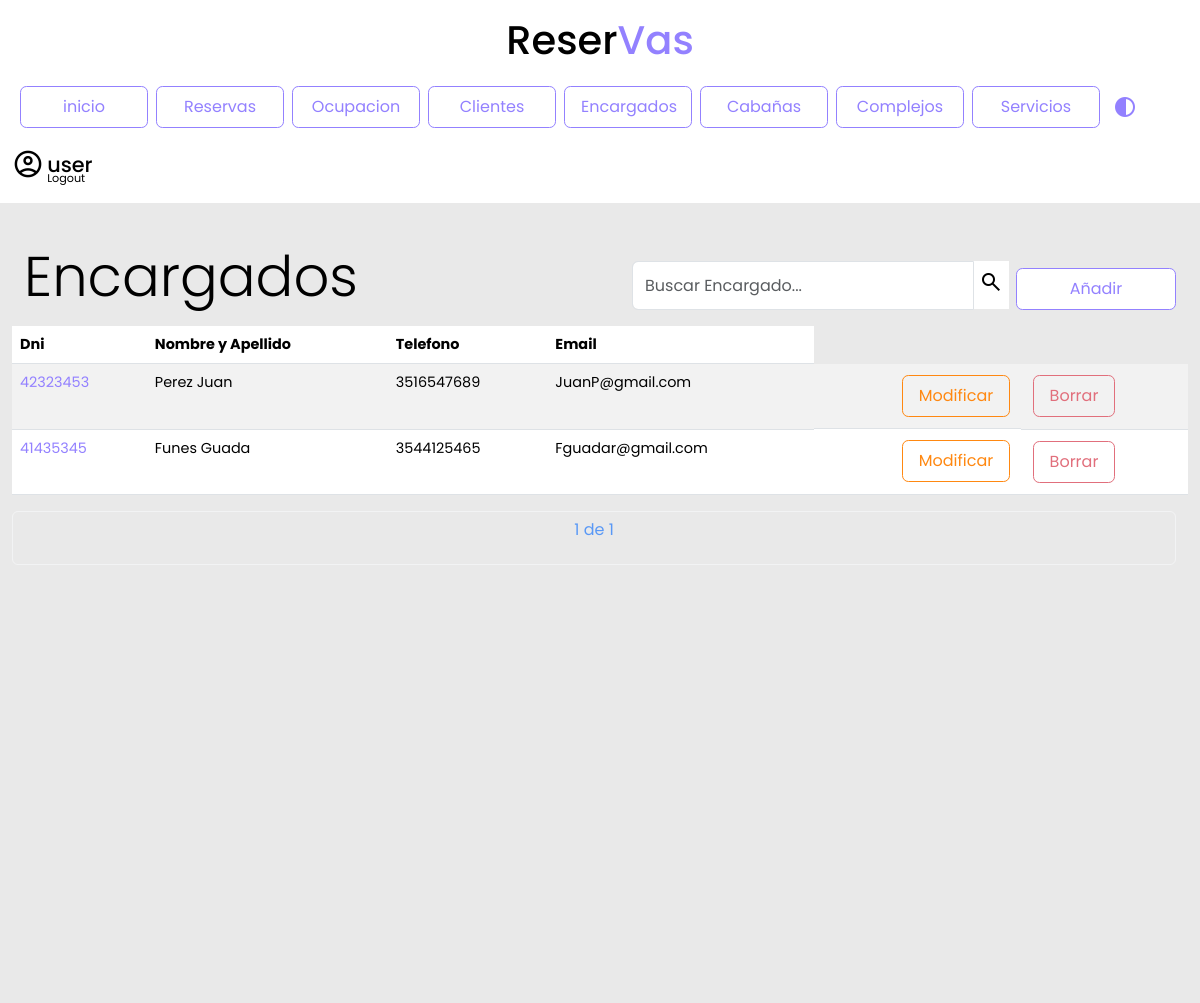
Page /encargados/ (signed in) on the committed database.
### reservas/models.py (models this page shows, shortened)
class Encargado(models.Model):
    dni = models.IntegerField()
    apellido_nombre = models.CharField(max_length=100)
    telefono = models.CharField(max_length=30)
    email = models.CharField(max_length=50, default="user@gmail.com")

### reservas/views.py (the view)
# urls.py: path('encargados/', views.lista_encargados.as_view(), name='lista_encargados'),
class lista_encargados(LoginRequiredMixin, ListView):
    login_url = '/login/'
    model = Encargado
    template_name = 'lista_encargados.html'
    context_object_name = 'encargados'
    paginate_by = 10
    def get_queryset(self):
        query = self.request.GET.get('q','')
        encargados = Encargado.objects.filter(
            Q(apellido_nombre__icontains=query) |
            Q(dni__icontains=query)
        )
        return encargados

### reservas/templates/lista_encargados.html (shortened to what this page needs)
{% include 'navbar.html' %}
{% load static %}
{% block content %}
<div class="contenedor">
 <div class="row">
    <h2 class="col display-4 my-3">Encargados</h2>
    <div class="col d-flex justify-content-end align-items-end mb-3">
        <form method="GET">
            <div class="input-group">
            <input type="text" id="search" class="form-control inputApagado" name="q" value="{{ query }}" placeholder="Buscar Encargado...">
            <button class="lupa" type="submit"><span class="material-symbols-outlined">search</span></button>
            <div class="d-flex justify-content-end align-items-end"><a class="botonPrimario" href="/encargados/encargadoNuevo/">Añadir</a></div>
        </form>
    </div>
</div>
    <table class="table table-striped table-hover" id="results">
        <thead>
            <tr>
                <th>Dni</th>
                <th>Nombre y Apellido</th>
                <th>Telefono</th>
                <th>Email</th>
            </tr>
        </thead>
        <tbody>
            {% for encargado in encargados %}
            <tr class="filas">
                <td><a href="{% url 'detalle_encargado' encargado.id %}">{{ encargado.dni }}</a></td>
                <td>{{ encargado.apellido_nombre }}</td>
                <td>{{ encargado.telefono }}</td>
                <td>{{ encargado.email}}</td>
                <td class="d-flex justify-content-end align-items-end"><a class="botonTerciario" href="/encargados/encargadoModif/{{ encargado.id }}">Modificar</a></td>
                <td><a class="botonSecundario" href="/encargados/encargadoBorrar/{{ encargado.id }}">Borrar</a></td>
            {% endfor %}
        </tbody>
    </table>
    <div class="pagination justify-content-center">
        <span class="current-page btn btn-outline-light disabled text-primary mb-3">
            {{ page_obj.number }} de {{ page_obj.paginator.num_pages }}
        </span>
    </div>
</div>
{% endblock %}

### reservas/templates/navbar.html (shortened to what this page needs)
{% extends 'base.html' %}
{% load static %}
{% block content %}
<header>
    <h1>Reser<span>Vas</span></h1>
</header>
<nav class="navbar navbar-expand-lg">
    <div class="container-fluid">
        <div class="navbar collapse navbar-collapse" id="navbarSupportedContent" >
            <ul class="navbar-nav me-auto mb-2 mb-lg-0">
                <li class="nav-item">
                    <a class="botonPrimario" href="/">inicio</a>
                </li>
                <li class="nav-item">
                    <a class="botonPrimario" href="/reservas">Reservas</a>
                </li>
                <li class="nav-item">
                    <a class="botonPrimario" href="{% url 'cabanias_disponibles' %}">Ocupacion</a>
                </li>
                <li class="nav-item">
                    <a class="botonPrimario" href="/clientes">Clientes</a>
                </li>
                <li class="nav-item">
                    <a class="botonPrimario" href="/encargados">Encargados</a>
                </li>
                <li class="nav-item">
                    <a class="botonPrimario" href="/cabanias">Cabañas</a>
                </li>
                <li class="nav-item">
                    <a class="botonPrimario" href="/complejos">Complejos</a>
                </li>
                <li class="nav-item">
                    <a class="botonPrimario"  href="/servicios">Servicios</a>
                </li>
                <button type="button" class="btn dark-mode">
                    <span class="material-symbols-outlined" id="botonDarkMode">
                    </span>
                </button>
            </ul>
            <div class="contenedorUsuario">
                <span class="material-symbols-outlined">
                </span>
                <div>
                    {% if request.user.is_authenticated %}
                    <h4 class="user">{{ request.user.username }}</h4>
                    <a href="/logout/">Logout</a>
                    {% else %}
                    <a href="/login/">Login</a>
                    {% endif %}
                </div>
            </div>
        </div>
    </div>
</nav>
{% endblock %}

### reservas/static/css/general.css (style rules this page uses)
:root { --font-family: 'poppins' sans-serif ; --color-primary: #9381ff; --color-danger: #e16f7c; --color-white: #fff; --color-dark: #000; --color-cyan: #51D6FF; --color-Terciary:#ff8811; --color-dark-variant: #E8F1F2; --color-background: #e9e9e9; --card-border-radius: 2rem; --border-radius-1: 0.4rem; --border-radius-2: 1.2rem; --card-padding: 1.8rem; --padding-1: 1.2rem; --box-shadow: 0 1rem 2rem var(--color-light); --bs-emphasis-color:var(--color-danger); --bs-table-striped-color:var(--color-dark-variant) }
html, body { margin: 0; padding: 0; height: 100%; width: 100%; background-color: var(--color-background); }
.contenedor { min-height: 100%; min-width: 100%; background-color: var(--color-background); overflow-y: auto; }
.detalle h1,h3,h4,p { color: var(--color-dark); }
.navbar { background-color: var(--color-white); display: flex; margin: auto; }
.navbar a.botonPrimario { justify-content: center; width: 8rem; }
header { position: relative; background-color:var(--color-white); height: 4rem; font-family: 'poppins', sans-serif; text-align: center; }
header h1 { color: var(--color-dark); background-color: var(--color-white); position: relative; top: 1rem; }
header span { color: var(--color-primary); transition: ease .8s; }
.contenedor { padding: 1.5rem; font-family: 'poppins', sans-serif; font-size: 0.9rem; }
.botonPrimario { padding: 1rem; font-family: 'poppins', sans-serif; font-size: 1rem; font-weight:400; line-height: 0.5; margin-left:0.5rem; margin-top:0.4rem ; display: inline-block; text-align: center; text-decoration: none; vertical-align: middle; cursor: pointer; border: 0.1rem solid var(--color-primary); border-radius: var(--border-radius-1); background-color: var(--color-white); user-select: none; transition:ease-in-out 0.35s all; width: 10rem; text-decoration: none; color: var(--color-primary); }
.botonSecundario { padding: 1rem; margin:0.2rem; font-family: 'poppins', sans-serif; font-size: 1rem; font-weight:400; line-height: 0.5; display: inline-block; text-align: center; text-decoration: none; vertical-align: middle; cursor: pointer; border: 0.1rem solid #e16f7c; border-radius: var(--border-radius-1); background-color: transparent; user-select: none; transition:ease-in-out 0.35s all; text-decoration: none; color: #e16f7c; }
.botonTerciario { padding: 1rem; margin:0.2rem; font-family: 'poppins', sans-serif; font-size: 1rem; font-weight:400; line-height: 0.5; display: inline-block; text-align: center; text-decoration: none; vertical-align: middle; cursor: pointer; border: 0.1rem solid var(--color-Terciary); border-radius: var(--border-radius-1); background-color: transparent; user-select: none; transition:ease-in-out 0.35s all; text-decoration: none; color: var(--color-Terciary); }
.lupa { color: var(--color-dark); background-color: var(--color-white); border:none; border-radius: 50%; transition: ease 0.5s; margin-left: 0.1rem; height: 3rem; }
table a { color: var(--color-primary); text-decoration: none; transition: ease 0.3s; }
.col.display-4.my-3 { color: var(--color-dark); font-family: 'poppins', sans-serif; }
.contenedorUsuario { color: var(--color-dark); display: flex; flex-direction: row; transition: ease .8s; margin-right: 3rem; margin-top: 1rem; font-family: 'poppins', sans-serif; background-color: transparent; }
.contenedorUsuario span { margin-right: .2rem; font-size: 2rem; background-color: transparent; transition: ease .5s; }
.contenedorUsuario h4 { font-size: 1.3rem; margin-top: .3rem; transition: ease .5s; }
.contenedorUsuario div { display: flex; flex-direction: column; }
.contenedorUsuario div a { text-decoration: none; color: var(--color-dark); transition: ease .8s; margin-top: -1rem; font-size: .7rem; }
#botonDarkMode { color: var(--color-primary); margin-top: .5rem; }
#results { max-width: 100%; overflow: auto; }
.pagination.justify-content-center span { color: #9381ff; background-color: var(--color-background); height: 100%; width: 100%; }
a:link, a:visited, a:active { text-decoration: none; }
#results { overflow-x: auto; max-width: 100%; width: 100%; }

### rows in the picture
Encargado: dni "42323453", apellido_nombre "Perez Juan", telefono "3516547689", email "JuanP@gmail.com"
Encargado: dni "41435345", apellido_nombre "Funes Guada", telefono "3544125465", email "Fguadar@gmail.com"

### other values in the picture
{{ request.user.username }} "user"
{{ page_obj.number }} "1"
{{ page_obj.paginator.num_pages }} "1"
